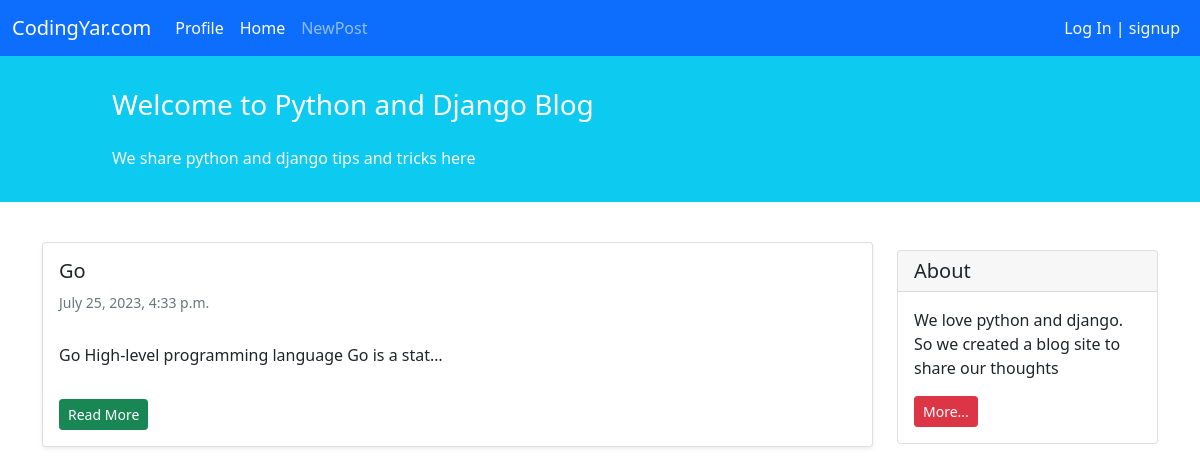
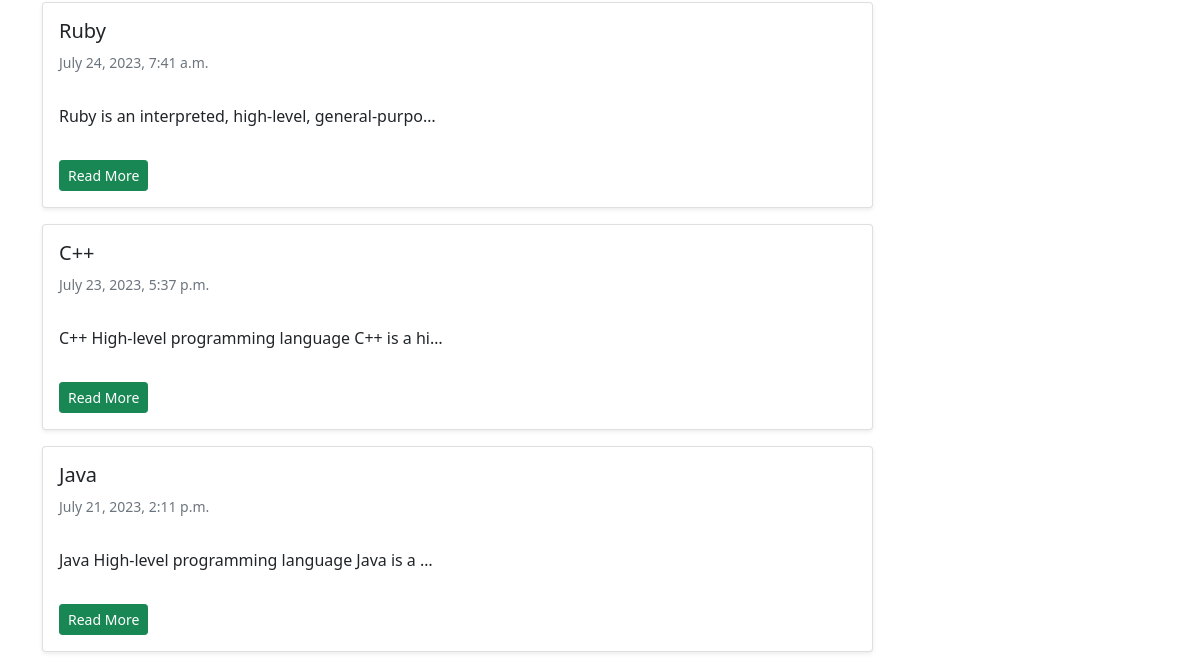
The page /blog/ (upper part) on the database as committed earlier (2 pictures, top to bottom).
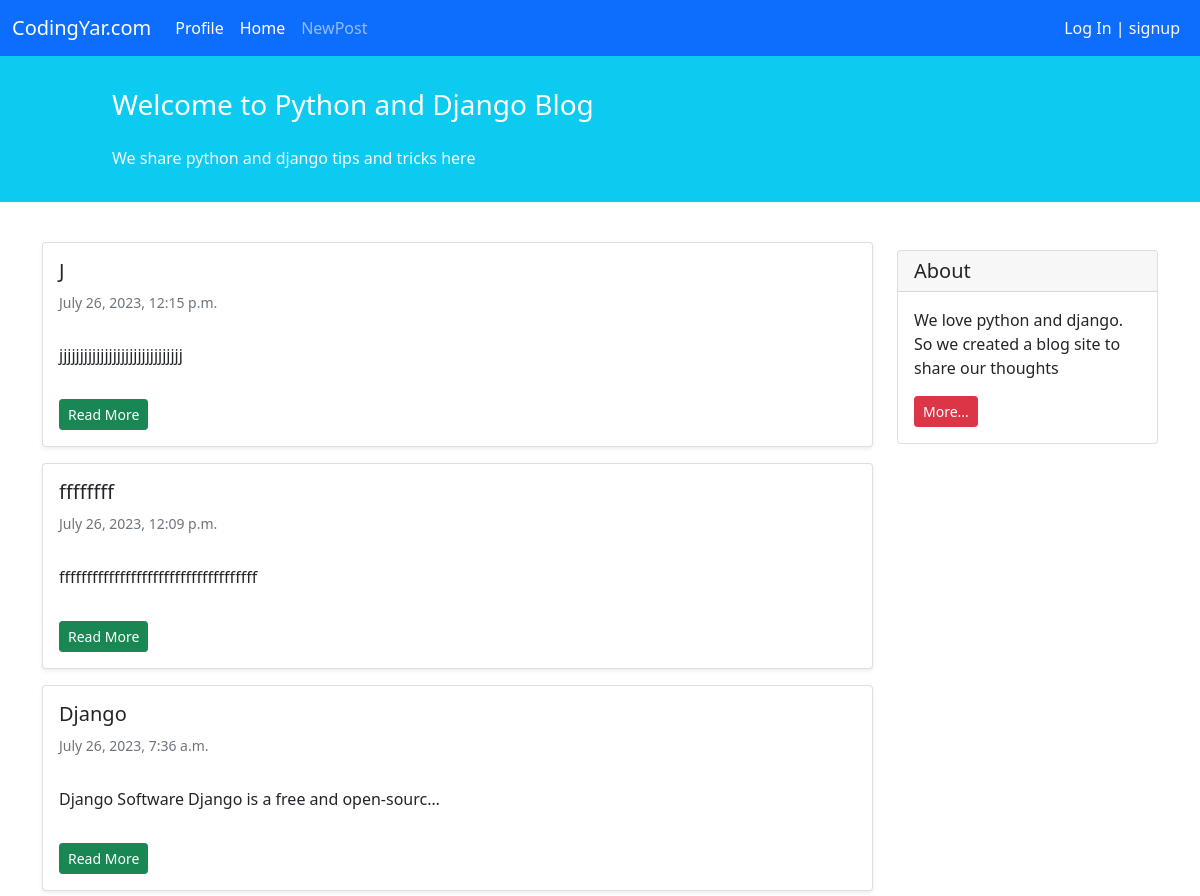
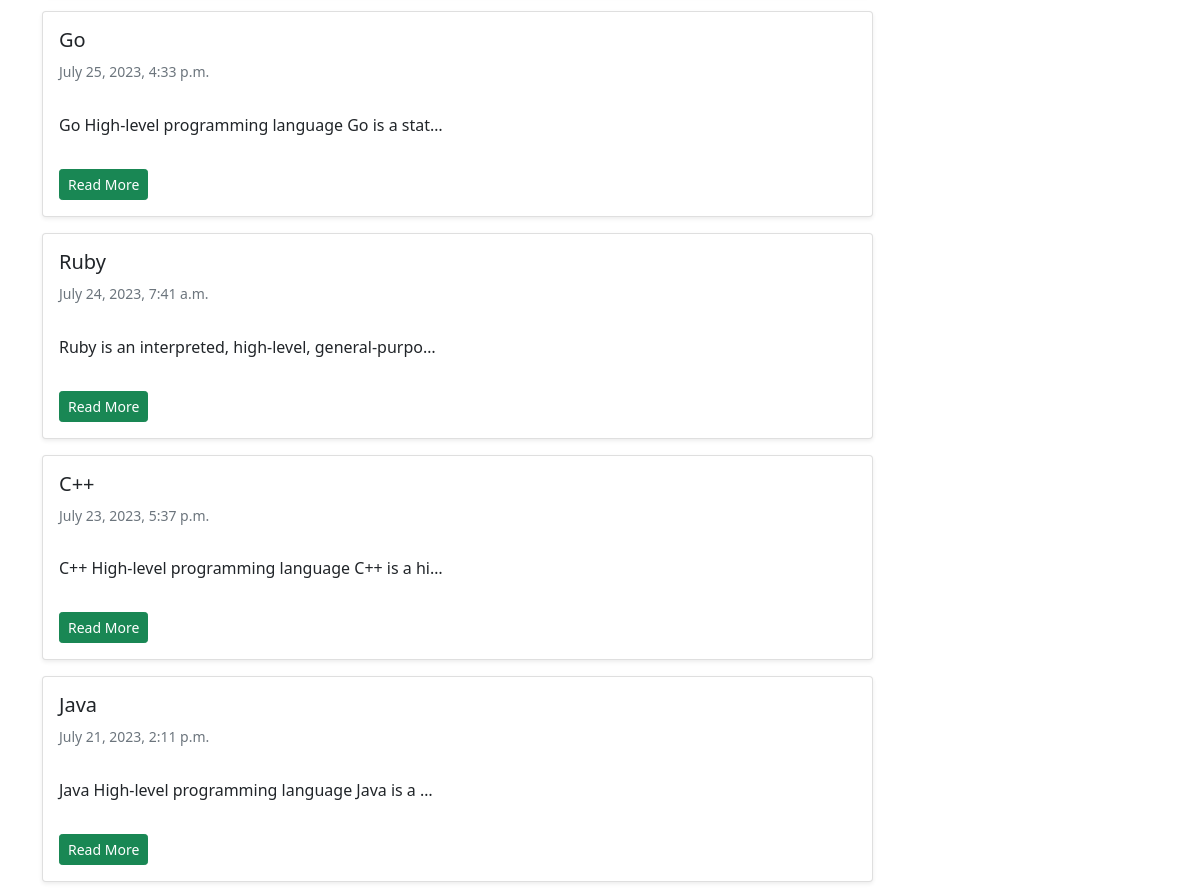
The same page on the database as committed later (2 pictures, top to bottom).
### blog/models.py (models this page shows)
class Post(models.Model):
    STATUS_CHOICES = (
        ('Pub', 'Published'),
        ('Drf', 'Draft'),
    )
    title = models.CharField(max_length=100)
    text = models.TextField()
    author = models.ForeignKey("auth.User", on_delete=models.CASCADE)
    datetime_creation = models.DateTimeField(auto_now_add=True)
    datetime_modified = models.DateTimeField(auto_now=True)
    status = models.CharField(max_length=3, choices=STATUS_CHOICES)
    def get_absolute_url(self):
        return reverse("post_detail", kwargs={"pk": self.pk})

### blog/views.py (the view)
# urls.py: path('', views.PostListView.as_view(), name='posts_list'),
class PostListView(generic.ListView):
    template_name = "blog/posts_list.html"
    context_object_name = "posts"
    def get_queryset(self):
        return Post.objects.filter(status="Pub").order_by("-datetime_modified")

### blog/templates/blog/posts_list.html (shortened to what this page needs)
{% extends '_base.html' %}
{% block content %}
<div class="container mt-4">
  <div class="row">
    <div class="col-9">
      {% for post in posts %}
      <div class="card shadow-sm my-3">
        <div class="card-body">
          <h5 class="card-title">{{post.title}}</h5>
          <h6 class="card-subtitle mb-2 text-muted small py-2">{{post.datetime_modified}}</h6>
          <p class="card-text py-3">
            {{post.text|truncatechars:50}}
          </p>
          <a href ="{{post.get_absolute_url}}" class="btn btn-sm btn-success">Read More</a>
        </div>
      </div>
      {% endfor %}
    </div>
    <div class="col-3">
      <div class="card my-4">
        <h5 class="card-header">About</h5>
        <div class="card-body">
          <p class="card-text">
            We love python and django. So we created a blog site to share our
            thoughts
          </p>
          <a href="#" class="btn btn-sm btn-danger"> More... </a>
        </div>
      </div>
    </div>
  </div>
</div>
{% endblock content %}

Rows that differ between the two databases and show on the page:
added Post: title "J", datetime_modified "July 26, 2023, 12:15 p.m.", text "jjjjjjjjjjjjjjjjjjjjjjjjjjjjjj"
added Post: title "ffffffff", datetime_modified "July 26, 2023, 12:09 p.m.", text "ffffffffffffffffffffffffffffffffffff"
added Post: title "Django", datetime_modified "July 26, 2023, 7:36 a.m.", text "Django Software Django is a free and open-sourc…"
